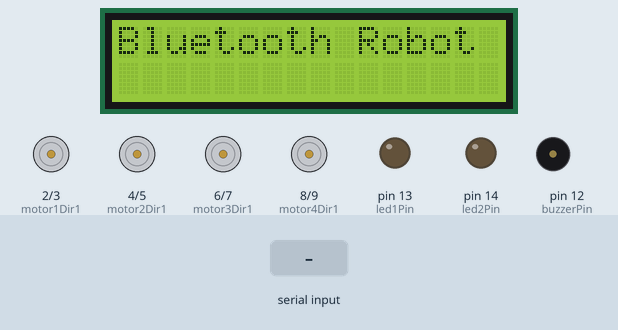
Bench run of a sketch on a simulated Arduino Uno, built with avr-gcc and run on an emulated ATmega328P. Shown: 16×2 character LCD, motor-driver pin pairs drawn as motors (green arrow = first pin HIGH = forward, orange = second pin HIGH = backward, longer = more drive), output pins drawn as LEDs (lit = HIGH), buzzer (waves = sounding, pin HIGH). Inputs (shaded band) come from the test bench.

Above: at 3.2 s.
3.3 s: "1" received over Serial
At 4.6 s:
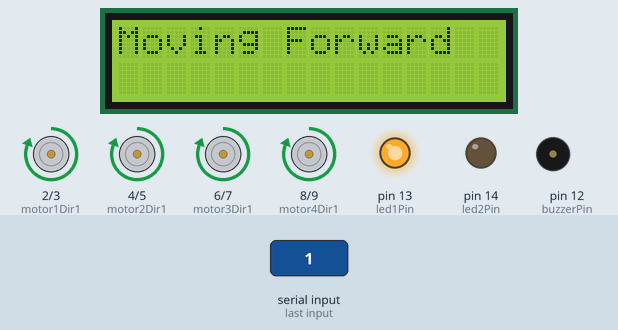
4.9 s: "2" received over Serial
At 5.9 s:
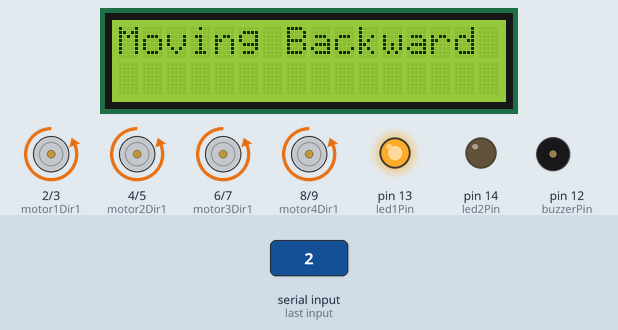
6.5 s: "3" received over Serial
At 7.0 s:
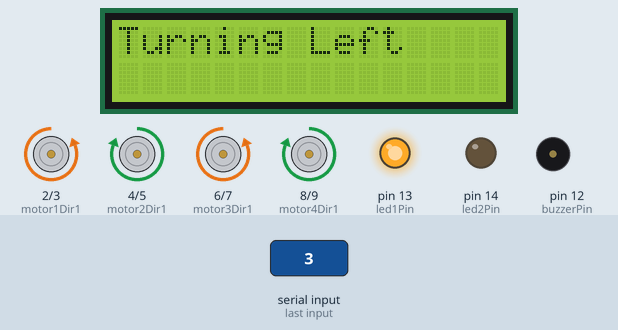
8.0 s: "4" received over Serial
At 9.2 s:
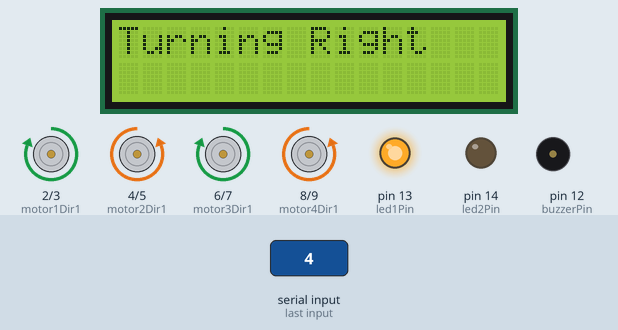
9.5 s: "5" received over Serial
At 10.5 s:
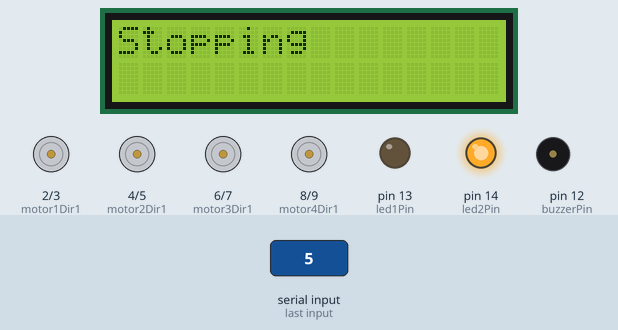
Timing chart, 0 to 12.0 s (numbered marks = the images above; inputs shaded):
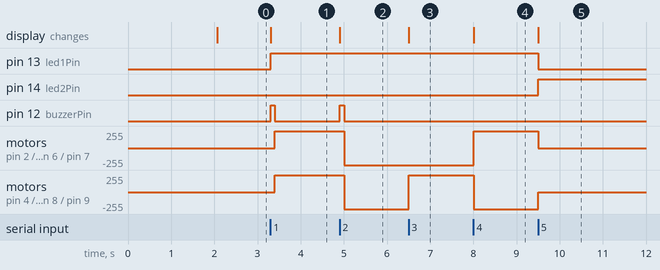

Measured:
- after the input at 3.3 s, pin 13 (led1Pin): LOW → HIGH at once; pin 12 (buzzerPin): LOW → HIGH at once, → LOW 0.10 s later
- after the input at 4.9 s, pin 12 (buzzerPin): LOW → HIGH at once, → LOW 0.10 s later; motor on pin 2 (motor1Dir1) / pin 3 (motor1Dir2): forward 255/255 → backward 255/255 after 0.11 s
- after the input at 6.5 s, motor on pin 4 (motor2Dir1) / pin 5 (motor2Dir2), motor on pin 8 (motor4Dir1) / pin 9 (motor4Dir2): backward 255/255 → forward 255/255 at once; the display: changes at once (image 3)
- after the input at 8.0 s, motor on pin 2 (motor1Dir1) / pin 3 (motor1Dir2), motor on pin 6 (motor3Dir1) / pin 7 (motor3Dir2): backward 255/255 → forward 255/255 at once; motor on pin 4 (motor2Dir1) / pin 5 (motor2Dir2), motor on pin 8 (motor4Dir1) / pin 9 (motor4Dir2): forward 255/255 → backward 255/255 at once; the display: changes at once (image 4)
- after the input at 9.5 s, pin 13 (led1Pin): HIGH → LOW at once; pin 14 (led2Pin): LOW → HIGH at once

The sketch:

bluetooth_commanded_assistance_bot_code.ino
```cpp
#include <LiquidCrystal.h>

int motor1Dir1 = 2; // Direction pin 1 for Motor 1 (Front Left)
int motor1Dir2 = 3; // Direction pin 2 for Motor 1

int motor2Dir1 = 4; // Direction pin 1 for Motor 2 (Front Right)
int motor2Dir2 = 5; // Direction pin 2 for Motor 2

int motor3Dir1 = 6; // Direction pin 1 for Motor 3 (Back Left)
int motor3Dir2 = 7; // Direction pin 2 for Motor 3

int motor4Dir1 = 8; // Direction pin 1 for Motor 4 (Back Right)
int motor4Dir2 = 9; // Direction pin 2 for Motor 4

int buzzerPin = 12; // Buzzer pin
int led1Pin = 13;   // LED 1 pin (for example, indicate movement)
int led2Pin = 14;   // LED 2 pin (for example, indicate stopping)

char command; // Variable to store received command from Bluetooth

LiquidCrystal Icd(10, 11, 15, 16, 17, 18); // LCD pins

void setup() {
    Serial.begin(9600); // Initialize serial communication with a baud rate of 9600

    // Motor pin configurations
    pinMode(motor1Dir1, OUTPUT);
    pinMode(motor1Dir2, OUTPUT);
    pinMode(motor2Dir1, OUTPUT);
    pinMode(motor2Dir2, OUTPUT);
    pinMode(motor3Dir1, OUTPUT);
    pinMode(motor3Dir2, OUTPUT);
    pinMode(motor4Dir1, OUTPUT);
    pinMode(motor4Dir2, OUTPUT);

    // Buzzer and LED pin configurations
    pinMode(buzzerPin, OUTPUT);
    pinMode(led1Pin, OUTPUT);
    pinMode(led2Pin, OUTPUT);

    // Initialize LCD
    Icd.begin(16, 2);
    Icd.print("Power: 12V"); // Indicate power requirement
    delay(2000); // Show for 2 seconds
    Icd.clear();
    Icd.print("Bluetooth Robot");
}

void loop() {
    if (Serial.available() > 0) {
        command = Serial.read(); // Read the incoming command from Bluetooth

        // Perform action based on the received command
        switch (command) {
            case '1':
                // Forward
                Icd.clear();
                Icd.print("Moving Forward");
                digitalWrite(led1Pin, HIGH); // Turn on LED 1 for movement
                digitalWrite(led2Pin, LOW);  // Turn off LED 2
                digitalWrite(buzzerPin, HIGH); // Turn on buzzer
                delay(100); // Buzzer duration
                digitalWrite(buzzerPin, LOW);  // Turn off buzzer
                moveForward();
                break;

            case '2':
                // Backward
                Icd.clear();
                Icd.print("Moving Backward");
                digitalWrite(led1Pin, HIGH); // Turn on LED 1 for movement
                digitalWrite(led2Pin, LOW);  // Turn off LED 2
                digitalWrite(buzzerPin, HIGH); // Turn on buzzer
                delay(100); // Buzzer duration
                digitalWrite(buzzerPin, LOW);  // Turn off buzzer
                moveBackward();
                break;

            case '3':
                // Left
                Icd.clear();
                Icd.print("Turning Left");
                digitalWrite(led1Pin, HIGH); // Turn on LED 1 for movement
                digitalWrite(led2Pin, LOW);  // Turn off LED 2
                turnLeft();
                break;

            case '4':
                // Right
                Icd.clear();
                Icd.print("Turning Right");
                digitalWrite(led1Pin, HIGH); // Turn on LED 1 for movement
                digitalWrite(led2Pin, LOW);  // Turn off LED 2
                turnRight();
                break;

            case '5':
                // Stop
                Icd.clear();
                Icd.print("Stopping");
                digitalWrite(led1Pin, LOW); // Turn off LED 1
                digitalWrite(led2Pin, HIGH); // Turn on LED 2 to indicate stop
                stopMotors();
                break;

            default:
                // Stop for unrecognized command
                Icd.clear();
                Icd.print("Invalid Command");
                digitalWrite(led1Pin, LOW); // Turn off LED 1
                digitalWrite(led2Pin, HIGH); // Turn on LED 2 to indicate stop
                stopMotors();
                break;
        }
    }
}

// Function to move motors forward
void moveForward() {
    digitalWrite(motor1Dir1, HIGH);
    digitalWrite(motor1Dir2, LOW);
    digitalWrite(motor2Dir1, HIGH);
    digitalWrite(motor2Dir2, LOW);
    digitalWrite(motor3Dir1, HIGH);
    digitalWrite(motor3Dir2, LOW);
    digitalWrite(motor4Dir1, HIGH);
    digitalWrite(motor4Dir2, LOW);
}

// Function to move motors backward
void moveBackward() {
    digitalWrite(motor1Dir1, LOW);
    digitalWrite(motor1Dir2, HIGH);
    digitalWrite(motor2Dir1, LOW);
    digitalWrite(motor2Dir2, HIGH);
    digitalWrite(motor3Dir1, LOW);
    digitalWrite(motor3Dir2, HIGH);
    digitalWrite(motor4Dir1, LOW);
    digitalWrite(motor4Dir2, HIGH);
}

// Function to turn motors left
void turnLeft() {
    digitalWrite(motor1Dir1, LOW);
    digitalWrite(motor1Dir2, HIGH);
    digitalWrite(motor2Dir1, HIGH);
    digitalWrite(motor2Dir2, LOW);
    digitalWrite(motor3Dir1, LOW);
    digitalWrite(motor3Dir2, HIGH);
    digitalWrite(motor4Dir1, HIGH);
    digitalWrite(motor4Dir2, LOW);
}

// Function to turn motors right
void turnRight() {
    digitalWrite(motor1Dir1, HIGH);
    digitalWrite(motor1Dir2, LOW);
    digitalWrite(motor2Dir1, LOW);
    digitalWrite(motor2Dir2, HIGH);
    digitalWrite(motor3Dir1, HIGH);
    digitalWrite(motor3Dir2, LOW);
    digitalWrite(motor4Dir1, LOW);
    digitalWrite(motor4Dir2, HIGH);
}

// Function to stop all motors
void stopMotors() {
    digitalWrite(motor1Dir1, LOW);
    digitalWrite(motor1Dir2, LOW);
    digitalWrite(motor2Dir1, LOW);
    digitalWrite(motor2Dir2, LOW);
    digitalWrite(motor3Dir1, LOW);
    digitalWrite(motor3Dir2, LOW);
    digitalWrite(motor4Dir1, LOW);
    digitalWrite(motor4Dir2, LOW);
}
```
